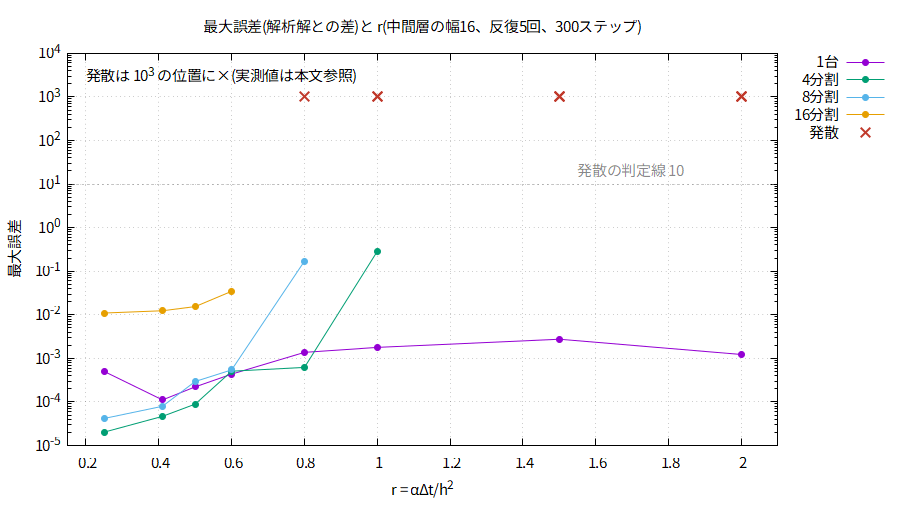

Write gnuplot code to recreate this figure.
# 図2 最大誤差と r(reference/learned_error.gp を復元データ用に調整)
set encoding utf8
set terminal pngcairo size 900,520 font "Noto Sans JP,11"
set output 'fig02_error.png'
set title '最大誤差(解析解との差)と r(中間層の幅16、反復5回、300ステップ)'
set xlabel 'r = αΔt/h^2'
set ylabel '最大誤差'
set logscale y
set format y '10^{%L}'
set xrange [0.15:2.1]
set yrange [1e-5:1e4]
set grid
set key outside right
set arrow from graph 0, first 10 to graph 1, first 10 nohead dt 3 lc rgb '#888888'
set label '発散の判定線 10' at 1.55,20 tc rgb '#888888'
set label '発散は 10^3 の位置に×(実測値は本文参照)' at 0.2,3e3
plot for [N in "1 4 8 16"] 'fig01_mapA.dat' using ($1==N && $4<2 ? $2:1/0):3 with linespoints pt 7 title N.(N eq "1" ? '台' : '分割'),      'fig01_mapA.dat' using ($4==2 ? $2:1/0):(1e3) with points pt 2 ps 1.6 lw 2 lc rgb '#c0392b' title '発散'
